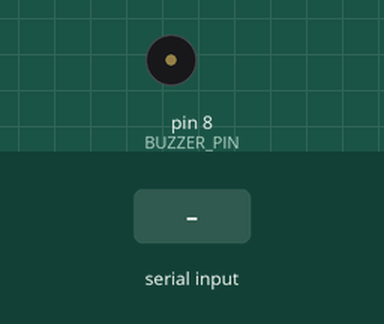
Bench run of a sketch on a simulated Arduino Uno, built with avr-gcc and run on an emulated ATmega328P. Parts: buzzer (waves = sounding, pin HIGH). Inputs (shaded band) come from the test bench.

Above: at 1.2 s.
1.3 s: "1" received over Serial
At 1.4 s:
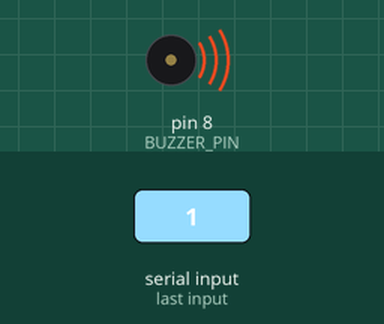
Timing chart, 0 to 4.3 s (numbered marks = the images above; inputs shaded):
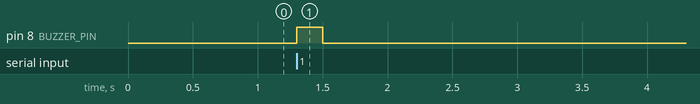

The sketch:

07_buzzer.ino
```cpp
// 코아랩 파이썬 x 아두이노 - 07 부저
const int BUZZER_PIN = 8;

void setup() {
  pinMode(BUZZER_PIN, OUTPUT);
  Serial.begin(9600);
}

void loop() {
  if (Serial.available() > 0) {
    char c = Serial.read();
    if (c == '1') {
      digitalWrite(BUZZER_PIN, HIGH);
      delay(200);
      digitalWrite(BUZZER_PIN, LOW);
    }
  }
}
```

Measured:
- after the input at 1.3 s, pin 8 (BUZZER_PIN): LOW → HIGH at once, → LOW 0.20 s later
